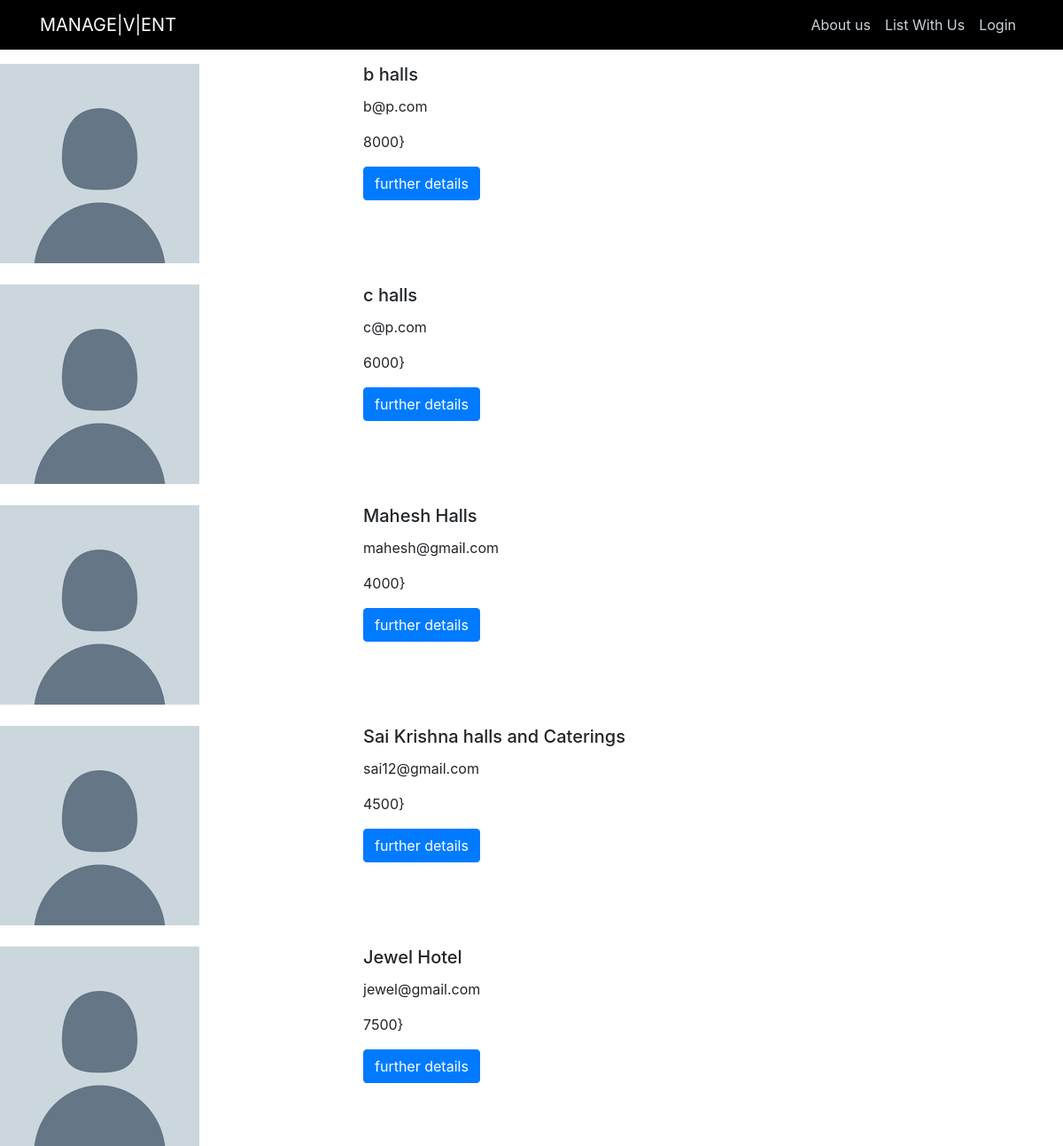
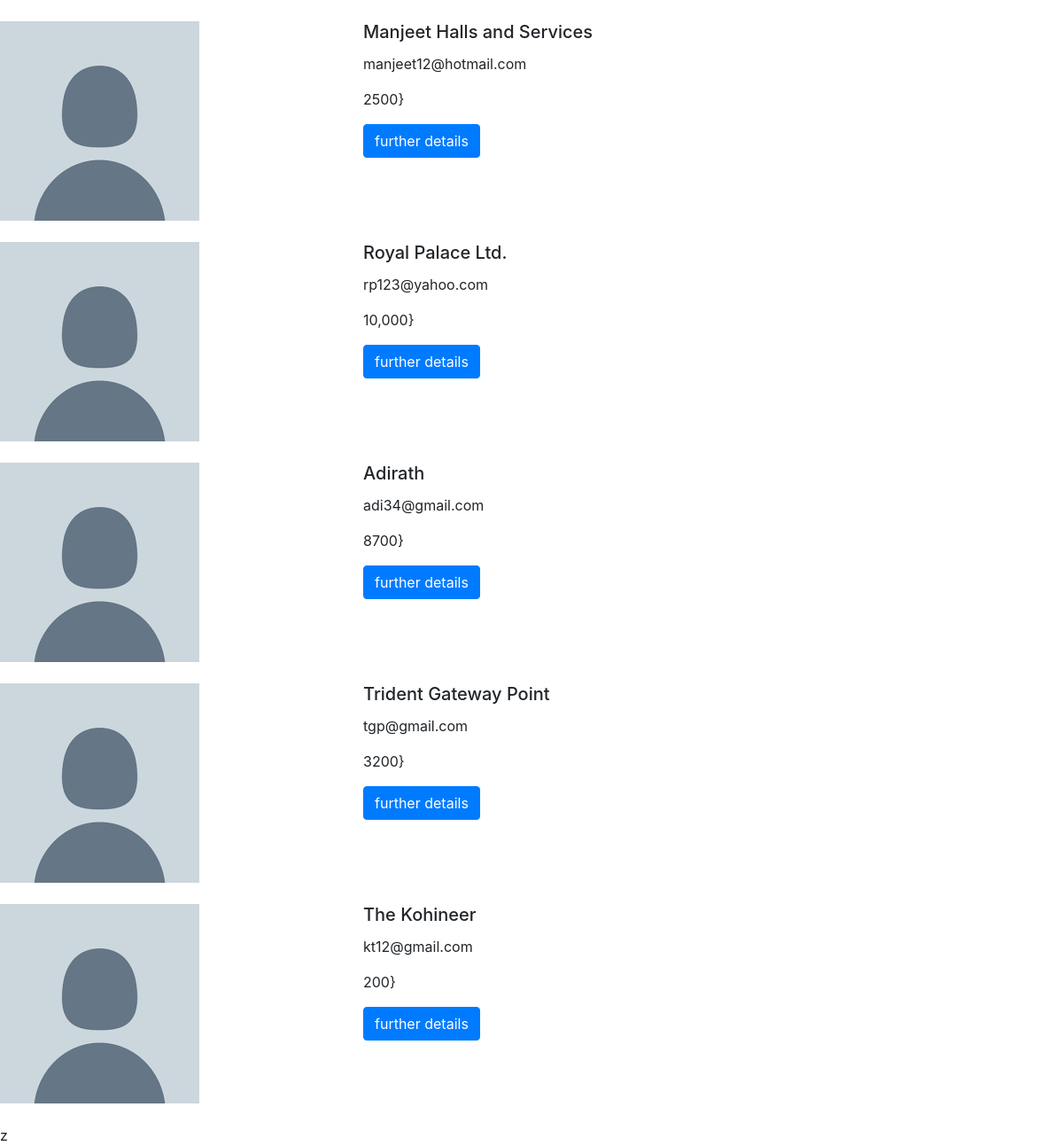
/hd, run on an earlier commit of the app's database (2 pictures, top to bottom).
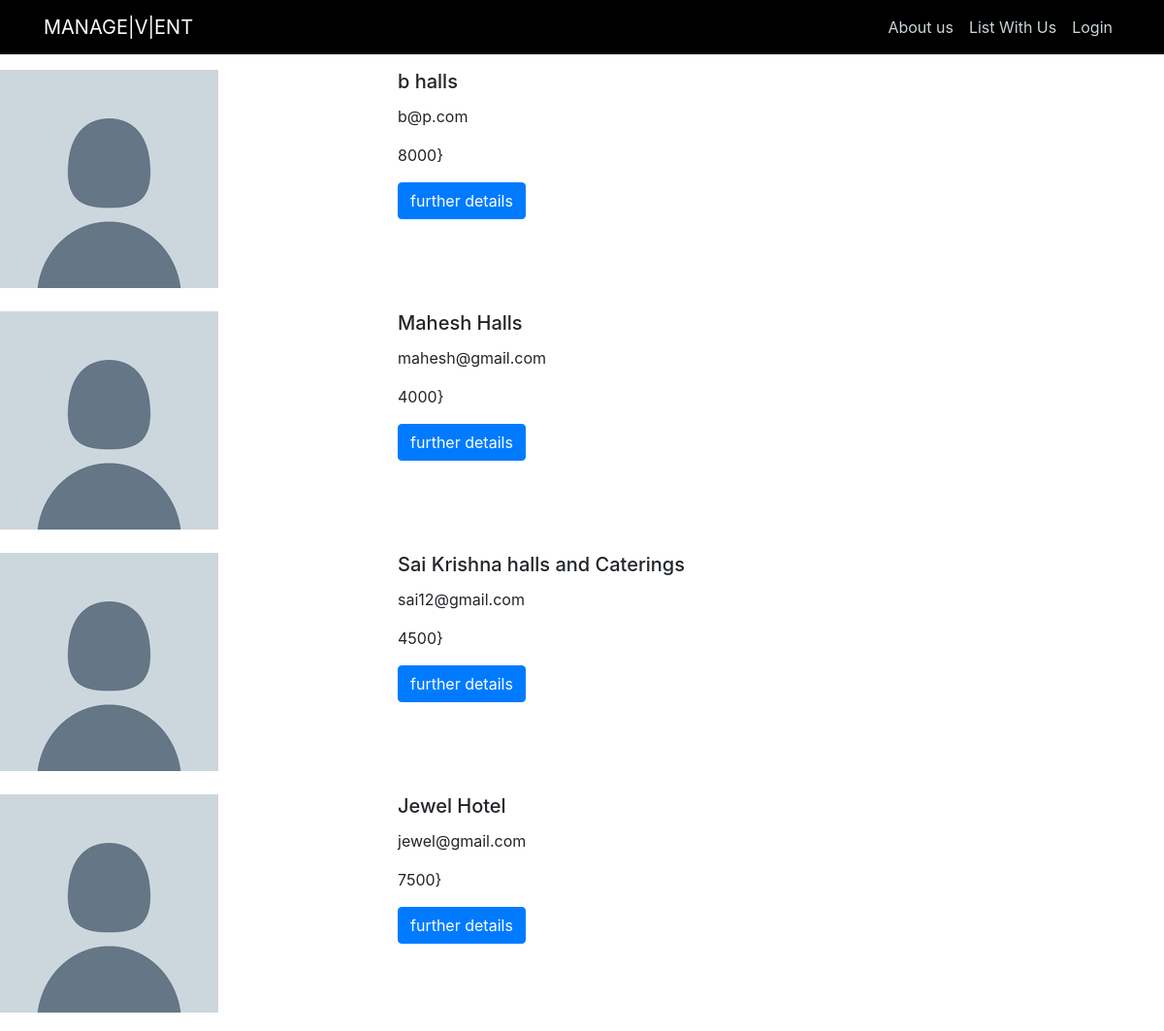
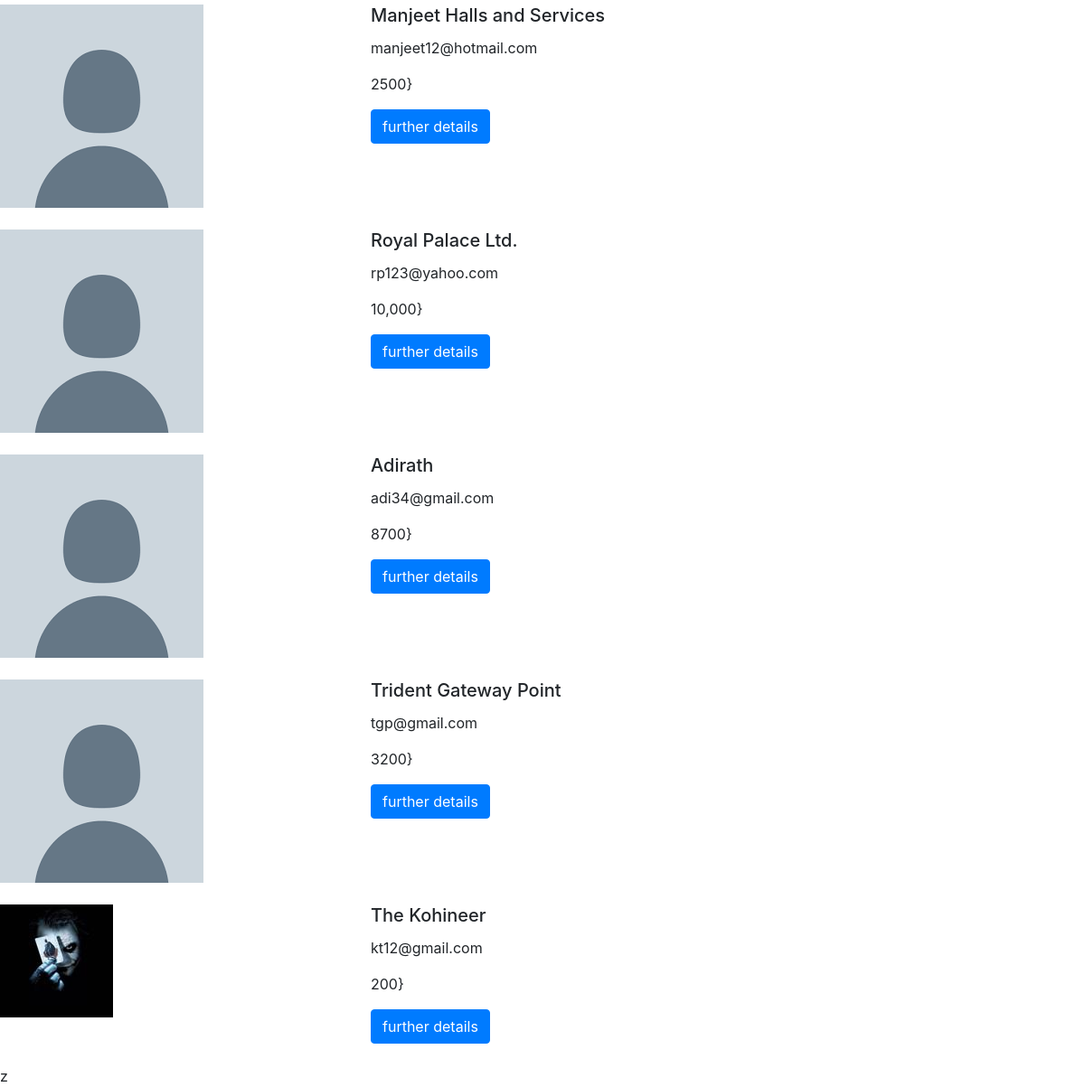
And on a later commit of the database (2 pictures, top to bottom).
### models.py (models this page shows, shortened)
class Org(db.Model,UserMixin):
	__tablename__ = "org"
	id = db.Column(db.Integer, primary_key=True)
	name = db.Column(db.String(20), unique=True, nullable=False)
	email = db.Column(db.String(120), unique=True, nullable=False)
	password = db.Column(db.String(60), nullable=False)
	occasion = db.Column(db.String(120))
	location = db.Column(db.String(120))
	price = db.Column(db.Integer,nullable=False)
	address = db.Column(db.String(120))
	contact = db.Column(db.Integer, unique=True,nullable=False)
	requirement=db.Column(db.String(80),nullable=False)
	image_file=db.Column(db.String(20),nullable=False,default='default.jpg')
	details = db.Column(db.String(1000))
	accomodation= db.Column(db.String(120))
	special= db.Column(db.String(120))

### main.py (the view)
@app.route("/hd")
def hd():
    org = Org.query.filter_by(requirement='h').all()
    return render_template('flashhall.html', org=org)

### templates/flashhall.html
{% extends "layout.html" %}
{% block content %}
<br>
<br>
<br>
    {% for org in org %}
              <div class="row">
                <div class="col-lg-4">
                  <img class="w3-round" src="{{ url_for('static', filename='profile_pics/' + org.image_file) }}">
                </div>
                <div class="col-lg-8">
                  <h5 class="card-title">{{org.name}}</h5>
                  <p class="card-text">{{org.email}}</p>
                  <p class="card-text">{{org.price}}}</p>
                  <a href="{{ url_for('org', org_id=org.id) }}"  class="btn btn-primary">further details</a>
                </div>
              </div>
              <br>
     {% endfor %}z
{% endblock content %}

What changed in the data, as far as the page shows it:
removed Org: image_file (placeholder picture), name "c halls", email "c@p.com", price "6000"
changed Org "The Kohineer": image_file: picture added in place of a placeholder
